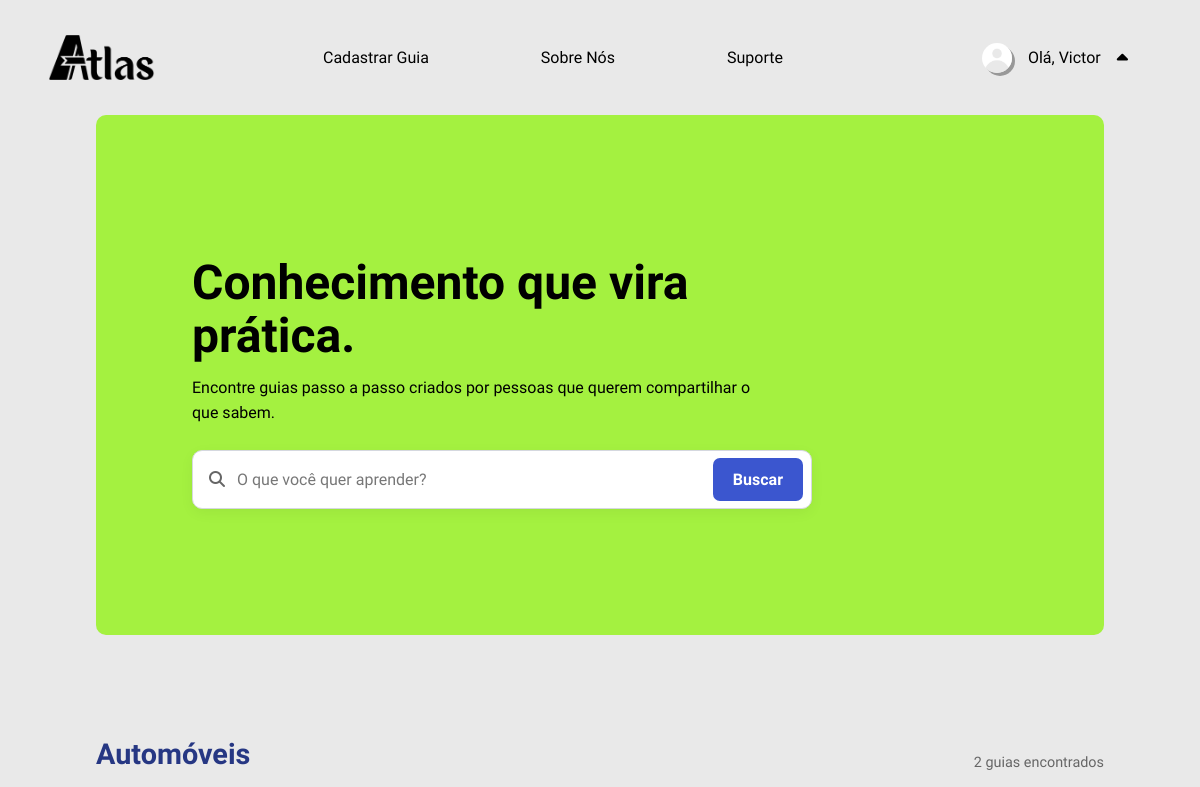
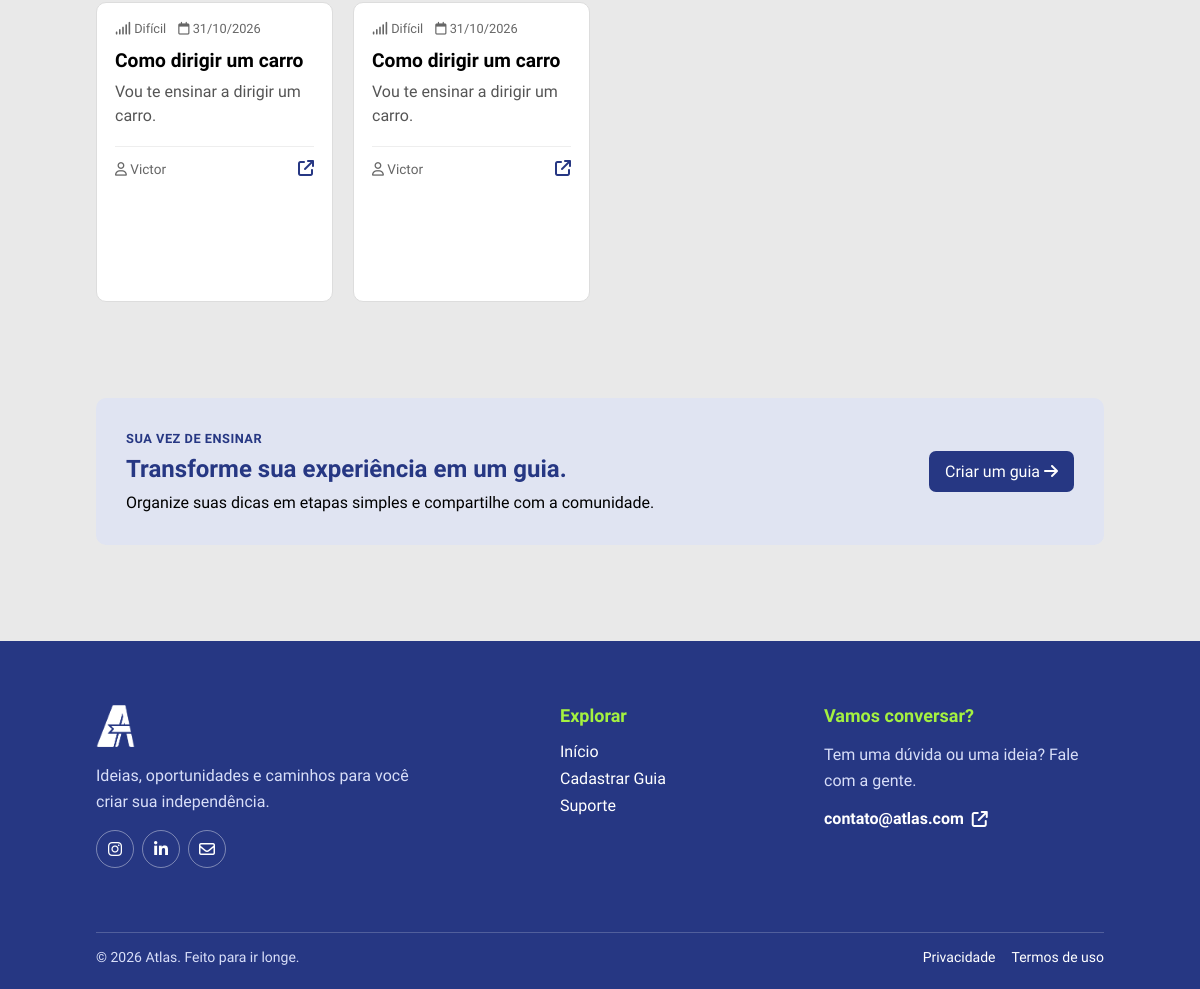
/guias_Automóveis.php (signed in), run on the app's committed database (2 pictures, top to bottom).
### tables this page shows
CREATE TABLE `guia` (
  `id_guia` int(11) NOT NULL,
  `id_usuario` int(11) NOT NULL,
  `titulo` varchar(200) NOT NULL,
  `descricao` text NOT NULL,
  `categoria` enum('Automóveis','Casa','Compras','Cuidados','Culinária','Educação','Finanças','Jardinagem','Limpeza','Manuntenção','Moda','Saúde','Trabalho','Transporte','Tecnologia') NOT NULL,
  `dificuldade` enum('Fácil','Médio','Difícil') NOT NULL,
  `capa` mediumblob NOT NULL,
  `video` text NOT NULL,
  `data_criacao` date NOT NULL DEFAULT current_timestamp(),
  `data_atualizacao` datetime DEFAULT NULL
);

CREATE TABLE `usuario` (
  `id_usuario` int(11) NOT NULL,
  `foto` blob DEFAULT NULL,
  `nome` varchar(100) NOT NULL,
  `email` varchar(150) NOT NULL,
  `senha` varchar(255) NOT NULL,
  `preferencia` enum('Automóveis','Casa','Compras','Cuidados','Culinária','Educação','Finanças','Jardinagem','Limpeza','Manutenção','Moda','Saúde','Tecnologia','Trabalho','Transporte') NOT NULL,
  `nivel` enum('1','2','3','') NOT NULL DEFAULT '3',
  `estado` enum('ativo','inativo','','') NOT NULL DEFAULT 'ativo',
  `data_criacao` datetime NOT NULL DEFAULT current_timestamp()
);

### guias_Automóveis.php (the view, shortened to what this page needs)
<?php
require_once __DIR__ . '/conexao.php';
$busca = $_GET['busca'] ?? '';
$pagina = max(1, (int)($_GET['pagina'] ?? 1));
$porPagina = 9;
$inicio = ($pagina - 1) * $porPagina;
if (isset($_POST['busca'])) {
    $sql = "SELECT COUNT(*) AS total FROM guia
        WHERE titulo LIKE '%$busca%' OR descricao LIKE '%$busca%'";
    $resultadoTotal = $conn->query($sql);
    $total = mysqli_fetch_assoc($resultadoTotal)['total'];
} else {
    $sql = "SELECT COUNT(*) AS total FROM guia
        WHERE categoria = 'Automóveis'";
    $resultadoTotal = $conn->query($sql);
    $total = mysqli_fetch_assoc($resultadoTotal)['total'];
}
if (isset($_POST['busca'])) {
    $sql = "SELECT g.id_guia, g.titulo, g.descricao, g.categoria, g.dificuldade,
               g.data_criacao, u.nome AS autor
        FROM guia g
        LEFT JOIN usuario u ON u.id_usuario = g.id_usuario
        WHERE g.titulo LIKE '%$busca%' OR g.descricao LIKE '%$busca%'
        ORDER BY g.data_criacao DESC
        LIMIT $porPagina OFFSET $inicio";
    $resultado = $conn->query($sql);
} else {
    $sql = "SELECT g.id_guia, g.titulo, g.descricao, g.categoria, g.dificuldade,
               g.data_criacao, u.nome AS autor
        FROM guia g
        LEFT JOIN usuario u ON u.id_usuario = g.id_usuario
        WHERE g.categoria = 'Automóveis'
        ORDER BY g.data_criacao DESC
        LIMIT $porPagina OFFSET $inicio";
    $resultado = $conn->query($sql);
}
function h($valor): string
{
    return htmlspecialchars((string)$valor, ENT_QUOTES, 'UTF-8');
}
?>
<!DOCTYPE html>
<html lang="pt-br">
<head>
    <link rel="stylesheet" href="https://cdnjs.cloudflare.com/ajax/libs/font-awesome/6.4.0/css/all.min.css">
    <link rel="stylesheet" href="css/guias.css">
</head>
<body>
    <header>
        <a class="logo" href="index.php"><img src="imgs_website/logotipoatlas.png"></a>
        <?php if (isset($_SESSION['id'])) { ?>
            <nav class="nav-options">
                <button onclick="window.location.href='cadastro_guias.php'" class="item">
                    <p>Cadastrar Guia</p>
                </button>
                <button onclick="window.location.href='sobrenos.php'" class="item">
                    <p>Sobre Nós</p>
                </button>
                <button onclick="window.location.href='suporte.php'" class="item">
                    <p>Suporte</p>
                </button>
            </nav>
        <?php } ?>
        <nav class="nav-btns">
            <?php if (isset($_SESSION['id'])): ?>
                <div class="perfil" id="perfil">
                    <p>
                        <img class="foto" src="imgs_perfil/<?= !empty($_SESSION['foto']) ? htmlspecialchars($_SESSION['foto']) : 'foto_padrao.png' ?>">
                        Olá, <?= $_SESSION['nome'] ?>
                    </p>
                    <i class="fa-solid fa-caret-up" id="seta"></i>
                </div>
            <?php else: ?>
                <button class="entrar" onclick="window.location.href='login.php'"></button>
            <?php endif; ?>
        </nav>
    </header>
    <main class="pagina-guias">
        <section class="hero-guias">
            <div class="hero-conteudo">
                <h1>Conhecimento que vira prática.</h1>
                <p>Encontre guias passo a passo criados por pessoas que querem compartilhar o que sabem.</p>
                <form class="busca-guias" action="guias.php" method="get">
                    <i class="fa-solid fa-magnifying-glass"></i>
                    <input type="search" name="busca" value="<?= h($busca) ?>" placeholder="O que você quer aprender?" aria-label="Buscar guias">
                    <button type="submit">Buscar</button>
                </form>
            </div>
        </section>
        <section class="resultados-guias">
            <div class="titulo-secao titulo-resultados">
                <div>
                    <h2>Automóveis</h2>
                </div>
                <span class="contador-guias"><?= $total ?> <?= $total === 1 ? 'guia encontrado' : 'guias encontrados' ?></span>
            </div>
            <?php if ($total === 0): ?>
                <div class="estado-vazio">
                    <i class="fa-regular fa-folder-open"></i>
                    <h3>Nenhum guia encontrado</h3>
                    <p>Tente buscar por outro termo.</p>
                    <a href="guias_Automóveis.php">Limpar filtros</a>
                </div>
            <?php else: ?>
                <div class="grade-guias">
                    <?php while ($guia = $resultado->fetch_assoc()): ?>
                        <a class="cartao-guia" href="guia.php?id=<?= (int)$guia['id_guia'] ?>">
                            <div class="conteudo-cartao">
                                <div class="metadados-cartao">
                                    <span><i class="fa-solid fa-signal"></i> <?= h($guia['dificuldade']) ?></span>
                                    <span><i class="fa-regular fa-calendar"></i> <?= h(date('d/m/Y', strtotime($guia['data_criacao']))) ?></span>
                                </div>
                                <h3><?= h($guia['titulo']) ?></h3>
                                <p><?= h(mb_strimwidth(trim($guia['descricao']), 0, 118, '…', 'UTF-8')) ?></p>
                                <div class="rodape-cartao">
                                    <span class="autor-guia"><i class="fa-regular fa-user"></i> <?= h($guia['autor'] ?: 'Comunidade ATLAS') ?></span>
                                    <span class="abrir-guia" aria-label="Abrir guia"><i class="fa-solid fa-arrow-up-right-from-square"></i></span>
                                </div>
                            </div>
                        </a>
                    <?php endwhile; ?>
                </div>
            <?php endif; ?>
        </section>
        <?php if (!isset($_SESSION['id'])): ?>
            <section class="convite-criar">
                <div><span class="sobretitulo">COMPARTILHE O QUE SABE</span>
                    <h2>Uma boa ideia merece ser compartilhada.</h2>
                    <p>Entre na sua conta para publicar um guia e ajudar outras pessoas.</p>
                </div>
                <a href="login.php">Entrar para publicar <i class="fa-solid fa-arrow-right"></i></a>
            </section>
        <?php else: ?>
            <section class="convite-criar">
                <div><span class="sobretitulo">SUA VEZ DE ENSINAR</span>
                    <h2>Transforme sua experiência em um guia.</h2>
                    <p>Organize suas dicas em etapas simples e compartilhe com a comunidade.</p>
                </div>
                <a href="cadastro_guias.php">Criar um guia <i class="fa-solid fa-arrow-right"></i></a>
            </section>
        <?php endif; ?>
    </main>
    <footer>
        <div class="footer-content">
            <div class="footer-brand">
                <a class="footer-logo" href="index.php" aria-label="Voltar para o início"><img src="imgs_website/logoatlas.png" alt="ATLAS"></a>
                <p>Ideias, oportunidades e caminhos para você criar sua independência.</p>
                <div class="footer-socials" aria-label="Redes sociais">
                    <a href="#" aria-label="Instagram"><i class="fa-brands fa-instagram"></i></a>
                    <a href="#" aria-label="LinkedIn"><i class="fa-brands fa-linkedin-in"></i></a>
                    <a href="mailto:contato@atlas.com" aria-label="Enviar e-mail"><i class="fa-regular fa-envelope"></i></a>
                </div>
            </div>
            <div class="footer-section">
                <h3>Explorar</h3>
                <a href="index.php">Início</a>
                <a href="cadastro_guias.php">Cadastrar Guia</a>
                <a href="suporte.php">Suporte
                </a>
            </div>
            <div class="footer-section footer-contact">
                <h3>Vamos conversar?</h3>
                <p>Tem uma dúvida ou uma ideia? Fale com a gente.</p><a href="mailto:contato@atlas.com">contato@atlas.com <i class="fa-solid fa-arrow-up-right-from-square"></i></a>
            </div>
        </div>
        <div class="footer-bottom">
            <p>&copy; <?= date('Y') ?> Atlas. Feito para ir longe.</p>
            <div><a href="#">Privacidade</a><a href="#">Termos de uso</a></div>
        </div>
    </footer>
</body>
</html>

### css/guias.css (style rules this page uses)
a { text-decoration: none; }
.hero-guias { display: flex; flex-direction: row; align-items: center; justify-content: flex-start; min-height: 520px; margin: 0 var(--space-7); padding: var(--space-7) var(--space-7); background-color: var(--color-accent); border-radius: var(--radius-md); }
.hero-conteudo { max-width: 650px; }
.sobretitulo { color: var(--color-primary, #263783); font-size: .8rem; font-weight: 700; letter-spacing: .04em; }
.hero-guias h1 { margin: 16px 0 12px; color: #000; font-size: clamp(2rem, 4vw, 3.4rem); line-height: 1.1; }
.hero-guias p { max-width: 560px; margin: 0; line-height: 1.6; }
.explorar-guias, .resultados-guias { margin: var(--space-7) var(--space-7); }
.titulo-secao { display: flex; align-items: end; justify-content: space-between; gap: 18px; margin-bottom: 18px; }
.titulo-secao h2 { margin: 6px 0 0; color: var(--color-primary, #263783); font-size: 1.8rem; }
.contador-guias { color: #666; font-size: .9rem; }
.grade-guias { display: grid; grid-template-columns: repeat(4, minmax(0, 1fr)); gap: 20px; }
.cartao-guia { display: flex; flex-direction: column; overflow: hidden; border: 1px solid #ddd; border-radius: 10px; min-height: 300px; background: #fff; color: inherit; transition: transform .2s, box-shadow .2s; }
.conteudo-cartao { display: flex; flex: 1; flex-direction: column; padding: 18px; }
.metadados-cartao { display: flex; flex-wrap: wrap; gap: 12px; color: #666; font-size: .8rem; }
.conteudo-cartao h3 { margin: 13px 0 8px; font-size: 1.2rem; }
.conteudo-cartao>p { margin: 0; color: #555; line-height: 1.5; }
.rodape-cartao { display: flex; align-items: center; justify-content: space-between; gap: 12px; margin-top: 18px; padding-top: 12px; border-top: 1px solid #eee; }
.autor-guia { color: #666; font-size: .85rem; }
.abrir-guia { color: var(--color-primary, #263783); }
.estado-vazio a, .convite-criar>a { display: inline-block; padding: 11px 16px; border-radius: 7px; background: var(--color-primary, #263783); color: #fff; }
.convite-criar { display: flex; align-items: center; justify-content: space-between; gap: 24px; margin: var(--space-7); margin-bottom: 0; padding: 30px; border-radius: 10px; background: #e0e4f2; }
.convite-criar h2 { margin: 8px 0; color: var(--color-primary); }
.convite-criar p { margin-bottom: 0; line-height: 1.5; }
.busca-guias { display: flex; align-items: center; gap: 12px; width: 100%; max-width: 620px; margin-top: 24px; padding: 7px 8px 7px 16px; border: 1px solid #d5d8df; border-radius: 10px; background: #fff; box-shadow: 0 4px 14px #0000000d; }
.busca-guias>i { flex-shrink: 0; color: #666; font-size: 1rem; }
.busca-guias input { flex: 1; width: 100%; min-width: 0; padding: 12px 0; border: 0; outline: none; background: transparent; color: #222; font: inherit; }
.busca-guias input::placeholder { color: #777; }
.busca-guias button { flex-shrink: 0; padding: 12px 20px; border: 0; border-radius: 7px; background-color: var(--color-primary-light); color: #fff; font: inherit; font-weight: 600; cursor: pointer; transition: background-color .2s; }

### css/variaveis.css (style rules this page uses)
:root { --color-bg: #e9e9e9; --color-surface: #ffffff; --color-surface-hover: #dcdcdc; --color-primary: #263783; --color-primary-light: #3b56cf; --color-accent: #a4f140; --color-accent-dark: #8bc34a; --color-text: #000000; --color-text-secondary: #55555f; --color-text-placeholder: #999999; --color-text-inverse: #ffffff; --color-text-muted: #d8def8; --color-danger: #cc2828; --color-danger-dark: #9b0000; --color-danger-bg: #cc28281a; --color-success: #1bb155; --color-success-dark: #119247; --color-border: #d5d5d5; --radius-sm: 4px; --radius-md: 10px; --space-1: 8px; --space-2: 16px; --space-3: 24px; --space-4: 32px; --space-5: 48px; --space-6: 64px; --space-7: 96px; --shadow-card: 0 2px 10px #00000014; --shadow-card-hover: 0 15px 30px #00000026; --shadow-drop: 3px 3px 0 #00000059; --shadow-offset-lg: -10px 10px 0 #00000033; --transition-fast: 0.2s ease; --transition-base: 0.3s ease; }

### css/body.css (style rules this page uses)
*, *::before, *::after { box-sizing: border-box; margin: 0; padding: 0; }
body { display: flex; flex-direction: column; width: 100%; overflow-x: hidden; background-color: var(--color-bg); color: var(--color-text); font-family: 'Google Sans', sans-serif; }

### data on the page
guia: dificuldade "Difícil", data_criacao "31/10/2026", titulo "Como dirigir um carro", descricao "Vou te ensinar a dirigir um carro.", id_usuario.nome "Victor"
guia: dificuldade "Difícil", data_criacao "31/10/2026", titulo "Como dirigir um carro", descricao "Vou te ensinar a dirigir um carro.", id_usuario.nome "Victor"

### other printed values
$_SESSION['nome'] "Victor"
$total "2"
